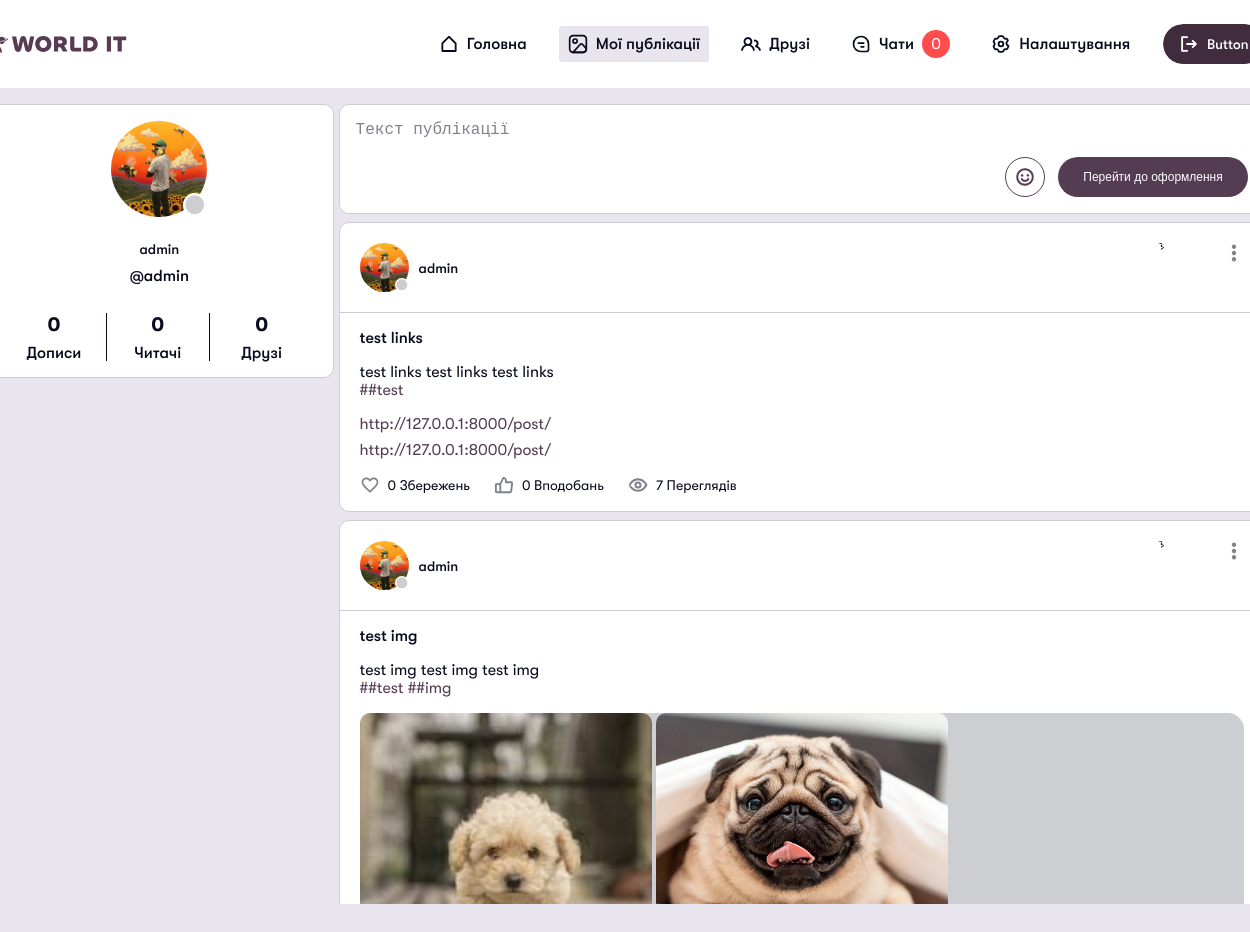
The app's page /post/ (signed in) with its own data.
### user_app/models.py (models this page shows)
class User(AbstractUser):
    username = models.CharField(max_length=150, blank=True, null=True, unique=True)
    email = models.EmailField(unique=True)
    USERNAME_FIELD = 'email'
    REQUIRED_FIELDS = []

### profile_app/models.py (models this page shows, shortened)
class Profile(models.Model):
    user = models.OneToOneField(User, related_name='profile', on_delete=models.CASCADE, null=True)
    birth_date = models.DateField(null=True, blank=True)
    signature = models.ImageField(upload_to='media/profile_app/signatures', null=True, blank=True)
    avatar = models.ImageField(upload_to='media/profile_app/avatars', null=True, blank=True)
    pseudonym = models.CharField(max_length=50, null=True, blank=True)
    is_image_signature = models.BooleanField(default=False)
    is_text_signature = models.BooleanField(default=False)

### post_app/models.py (models this page shows, shortened)
class Post(models.Model):
    author = models.ForeignKey(User, on_delete=models.CASCADE, related_name='posts')
    title = models.CharField(max_length=255)
    topic = models.CharField(max_length=255, null=True)
    tags = models.ManyToManyField(Tag, related_name='posts')
    content = models.TextField()
    created_at = models.DateTimeField(default=timezone.now)
    updated_at = models.DateTimeField(default=None, blank=True, null=True)

class Tag(models.Model):
    name = models.CharField(max_length=100)

class PostLink(models.Model):
    url = models.URLField()
    post = models.ForeignKey(to=Post, on_delete=models.CASCADE, related_name='links')

class PostImage(models.Model):
    original_image = models.ImageField(blank=True, upload_to="media/post_app/original_images")
    compressed_image = models.ImageField(blank=True, upload_to="media/post_app/compressed_images")
    post = models.ForeignKey(to=Post, on_delete=models.CASCADE, related_name='images')

### post_app/views.py (the view, shortened to what this page needs)
# urls.py: path('', PostView.as_view(template_name='post_app/post.html'), name='post'),
class PostView(LoginRequiredMixin, ListView):
    model = Post
    template_name = 'post_app/post.html'
    paginate_by = 5
    context_object_name = 'posts'
    def get_context_data(self, **kwargs):
        context = super().get_context_data(**kwargs)
        context['tag_form'] = TagForm()
        context['post_form'] = PostForm()
        context['tags'] = unionTagList()
        return context
    def render_to_response(self, context, **response_kwargs):
        return super().render_to_response(context, **response_kwargs)
    def get_queryset(self):
        return (
            Post.objects.filter(author=self.request.user).
            select_related('author').
            prefetch_related('tags', 'links', 'images').
            order_by('-id')
        )

### post_app/forms.py (shortened to what this page needs)
class TagForm(forms.ModelForm):
    name = forms.CharField(
        widget=forms.TextInput(
            attrs={
                'class': 'create-post-input',
                'placeholder': '#',
                'autofocus': True,
            }
        )
    )
    class Meta:
        model = Tag
        fields = ['name']

### post_app/views.py (called while the page is built)
def unionTagList():
    return list(Tag.objects.order_by('id')[:10])

### social_network/context_processors.py (called while the page is built)
def app_settings(request):
    return {
        'LOCAL': str(settings.LOCAL),
        'IP': settings.IP,
        'PORT': settings.PORT,
        'IP_WS': settings.IP_WS
    }

### post_app/templates/post_app/post.html (shortened to what this page needs)
{% extends "base.html" %}
{% load static %}
{% block links %}
    <link rel="stylesheet" href="{% static 'css/post_app.css' %}">
    <link rel="stylesheet" href="{% static 'css/create_modal.css' %}">
{% endblock %}
{% block info-content %}
    <div class="profile-container content-border-container">
        <div class="profile-user-container">
            <div class="profile-user-image-container">
                <div class="status-wrapper">
                    <img class="profile-user-image online-img-{{request.user.id}} avatar-img" src='{% if LOCAL == "False" %}http://{{ IP }}/media/{% else %}/media/{% endif %}{{ request.user.profile.avatar }}' alt="avatar">
                    <img class="status-img" src="{% static 'images/offline.svg' %}" alt="off">
                </div>
            </div>
            <div class="profile-username">
                <a href="{% url 'profile' user_id=user.profile.id action='watch' %}" class="username-text" id="username_text">{{ user.profile.pseudonym }}</a>
                <a href="{% url 'profile' user_id=user.profile.id action='watch' %}" class="pseudonym-text" id="pseudonym_text">{{ user.username }}</a>
            </div>
        </div>
        <div class="profile-statistics-container">
            <div class="profile-static">
                <p class="static-text">{{ user.signature|default:'0' }}</p>
                <p class="name-static-text">Дописи</p>
            </div>
            <div class="profile-static profile-static-border">
                <p class="static-text">{{ user.reader|default:'0' }}</p>
                <p class="name-static-text">Читачі</p>
            </div>
            <div class="profile-static">
                <p class="static-text">{{ user.friends|length|default:'0' }}</p>
                <p class="name-static-text">Друзі</p>
            </div>
        </div>
    </div>
{% endblock %}
{% block main-content %}
   {% include "post_app/particles/create_post.html" %}
    <div class="post-content-container" id="post_content">
        <div class="post-content-container-main" id="post_content_main">
            {% include 'post_app/download_parts/post_list.html'  %}
        </div>
    </div>
{% endblock %}

### post_app/templates/post_app/download_parts/post_list.html (shortened to what this page needs)
{% load static %}
{% for post in posts %}
    <div class="content-border-container post-conteiner">
        <div class="post-conteiner-header">
            <div class="avatar-label">
                <div class="user-info-container">
                    <div class="status-wrapper user-info-container-status-wrapper">
                        <img class="profile-user-image online-img-{{post.author.id}} avatar-img" src="{% if LOCAL == 'False' %}http://{{ IP }}/media/{% else %}/media/{% endif %}{{ post.author.profile.avatar }}" alt="avatar">
                        <img class="status-small-img" src="{% static 'images/offline.svg' %}" alt="off">
                    </div>
                    {% if post.author.profile.is_text_signature %}
                        <a href="{% url 'profile' user_id=post.author.id action='watch' %}" class="username-text">{{ post.author.profile.pseudonym }}</a>
                    {% endif %}
                </div>
                {% if post.author.profile.is_image_signature %}
                    <img class="profile-user-sing-image" src="{% if LOCAL == 'False' %}http://{{ IP }}/media/{% else %}/media/{% endif %}{{ post.author.profile.signature  }}" alt="avatar_sing">
                {% endif %}
            </div>
            <div class="interaction-div">
                <img class="profile-interaction-image" src="{% static 'images/icons/interaction.svg' %}" alt="interaction">
            </div>
        </div>
        <div class="post-conteiner-content">
            <div class="post-content">
                <p class="post-conteiner-title">{{ post.title }}</p>
                <div class="post-content-text-div">
                    <p class="post-content-text">{{ post.content }}</p>
                    <div class="post-content-tags">
                        {% for tag in post.tags.all %}
                            <p class="post-conteiner-tag">#{{ tag.name }}</p>
                        {% endfor %}
                    </div>
                </div>
                {% if post.links.all %}
                    <div class="post-links">
                        {% for link in post.links.all %}
                            <a href="{{ link.url }}" class="post-conteiner-link" target="_blank">
                                {{ link.url }}
                            </a>
                        {% endfor %}
                    </div>
                {% endif %}
            </div>
            {% if post.images.all %}
                <div class="post-images-preview-container">
                    {% for image in post.images.all %}
                        <div class="post-image-item">
                            {% if LOCAL == 'False' %}
                                <img src="{% if LOCAL == 'False' %}http://{{ IP }}/media/{% else %}/media/{% endif %}{{ image.compressed_image }}" alt="img" class="post-image">
                            {% else %}
                                <img src="{{ image.compressed_image.url }}" alt="img" class="post-image">
                            {% endif %}
                        </div>
                    {% endfor %}
                </div>
            {% endif %}
            <div class="post-interaction-conteiner">
                <div class="post-interaction">
                    <img class="profile-interaction-image interaction-img"
                        src="{% static 'images/icons/heart.svg' %}" alt="heart"
                        data-post-id="{{ post.id }}"
                        data-interact="hearts"
                        data-action="{% url 'interact_post' interact_post='hearts' post_id=post.id %}">
                    <p class="post-interaction-text"><span id="post_{{ post.id }}_hearts">{{ post.hearts.count|default:'0' }}</span> Збережень</p>
                </div>
                <div class="post-interaction">
                    <img class="profile-interaction-image interaction-img"
                        src="{% static 'images/icons/like.svg' %}" alt="like"
                        data-post-id="{{ post.id }}"
                        data-interact="likes"
                        data-action="{% url 'interact_post' interact_post='likes' post_id=post.id %}">
                    <p class="post-interaction-text"><span id="post_{{ post.id }}_likes">{{ post.likes.count|default:'0' }}</span> Вподобань</p>
                </div>
                <div class="post-interaction">
                    <img class="profile-interaction-image" src="{% static 'images/icons/eye.svg' %}" alt="eye">
                    <p class="post-interaction-text"><span id="post_{{ post.id }}_views">{{ post.views.count|default:'0' }}</span> Переглядів</p>
                </div>
            </div>
        </div>
    </div>
{% endfor %}

### static/css/base.css (style rules this page uses)
:root { --white: #FFFFFF; --bg-body: #E9E5EE; --text-main: #070A1C; --text-muted: #81818D; --text-accent: #543C52; --border-light: #CDCED2; --text-error: #FF4C4C; }
* { padding: 0; margin: 0; box-sizing: border-box; text-decoration: none; }
html { font-size: 16px; scrollbar-width: none; }
body { width: 100%; height: 100vh; overflow: hidden; background-color: var(--bg-body); display: flex; flex-direction: column; align-items: center; font-family: 'GT Walsheim Pro', sans-serif; transition: background-color 0.3s ease, color 0.3s ease; }
.profile-user-image { height: 100%; width: 100%; }
.content-border-container { display: flex; flex-direction: column; color: var(--text-main); background-color: var(--white); border: 0.0625rem solid var(--border-light); border-radius: 0.625rem; }
.profile-container { width: 21.8rem; justify-content: center; align-items: center; gap: 1rem; padding: 1rem 1rem; }
.profile-user-container { width: 100%; height: 11rem; display: flex; flex-direction: column; align-items: center; gap: 1.5rem; }
.profile-user-image-container { width: 6rem; height: 6rem; }
.profile-username { width: 100%; display: flex; flex-direction: column; align-items: center; gap: 0.625rem; }
.username-text { font-weight: 700; font-size: 1.5rem; color: var(--text-main); }
.pseudonym-text { text-decoration: none; font-weight: 500; font-size: 1rem; color: var(--text-main); }
.profile-statistics-container { height: 3rem; width: 100%; display: flex; flex-direction: row; }
.profile-static { height: 3rem; width: 33%; display: flex; flex-direction: column; align-items: center; gap: 0.5rem; }
.profile-static-border { border: 0.0625rem solid ; border-top: none; border-bottom: none; }
.static-text { font-weight: 700; font-size: 1.25rem; }
.name-static-text { font-weight: 500; font-size: 1rem; }
.avatar-img { height: 100%; width: 100%; object-fit: cover; border-radius: 50%; }
.status-wrapper { height: 100%; width: 100%; position: relative; display: inline-block; }
.status-small-img { position: absolute; right: 0; bottom: 0; height: 0.875rem; width: 0.875rem; }
.status-img { position: absolute; right: 0; bottom: 0; height: 1.5rem; width: 1.5rem; }

### post_app/static/css/create_modal.css (style rules this page uses)
.post-links { width: 100%; display: flex; flex-direction: column; gap: 0.5rem; flex-wrap: wrap; }

### records on screen
User: user.profile.avatar (picture), profile.pseudonym "admin", username "@admin"
Post: author.profile.avatar (picture), author.profile.pseudonym "admin", author.profile.signature (picture), title "test links", content "test links test links test links", hearts.count "0", likes.count "0", views.count "7"
Tag: name "#test"
PostLink: url "http://127.0.0.1:8000/post/"
PostLink: url "http://127.0.0.1:8000/post/"
Post: author.profile.avatar (picture), author.profile.pseudonym "admin", author.profile.signature (picture), title "test img", content "test img test img test img"
Tag: name "#img"
PostImage: compressed_image (picture)
PostImage: compressed_image (picture)

### other values on screen
{{ user.signature|default:'0' }} "0"
{{ user.reader|default:'0' }} "0"
{{ user.friends|length|default:'0' }} "0"
